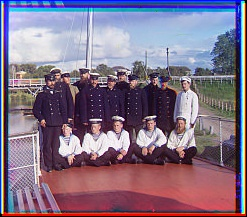
#> input picture img/correlacion_fase_fourier_1.jpg, 247 x 217 px, given in place of 1.jpg, which was not available
$ python lab2.py
#> lines starting #> are read from the running program, lines starting #| are printed output that depends on the picture; pictures that were not available may be replaced by others from this repository, and a replacement may not be noted
import matplotlib.pyplot as plt
from functions import *
import os
import cv2
import numpy as np

working_image = 2 # De la 0 a la 4
mode = "phase" # "fft", "phase", "norm", "edges", None=(Convolución espacio)


## 1 - LEER IMÁGENES ################################################
img_path = "./img/"
im = 1

img_set = []
large_set = []
for fold in os.listdir(img_path):
    img = cv2.imread(img_path + fold + "/" + str(im) + ".jpg", 0)
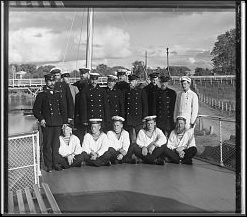
#> img: shape (217, 247); min 0, max 255, mean 121.4
    large_img = cv2.imread(img_path + fold + "/" + str(im) + "large.tif", 0)
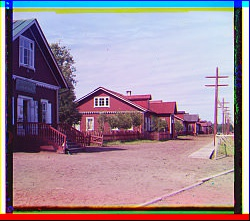
#> input picture img/correlacion_fase_fourier_2.jpg, 250 x 221 px, given in place of 1large.tif, which was not available
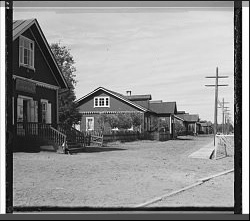
#> large_img: shape (221, 250); min 0, max 255, mean 146.5
    img_set.append(img)
    large_set.append(large_img)
    im += 1
#####################################################################

## 2 - DIVIDIR IMÁGENES EN CANALES ##################################
#> (the run stopped early here; a loop or call above may not have finished)
